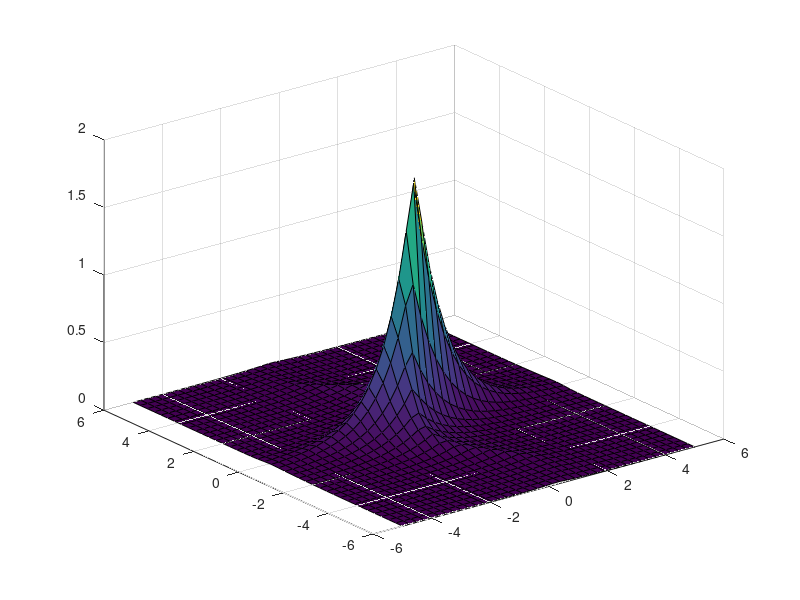

Recreate this plot in MATLAB.
clear;
clc;
close all;
f = inline('exp(-abs(x-sin(y))).*(1+1/5.*cos(x./2)).*((1+4)./(3+10.*y.^2))', 'x','y');
[X, Y] = meshgrid(linspace(-5,5,40), linspace(-6,6,40));
F = f(X,Y);
surf(X,Y, F)
